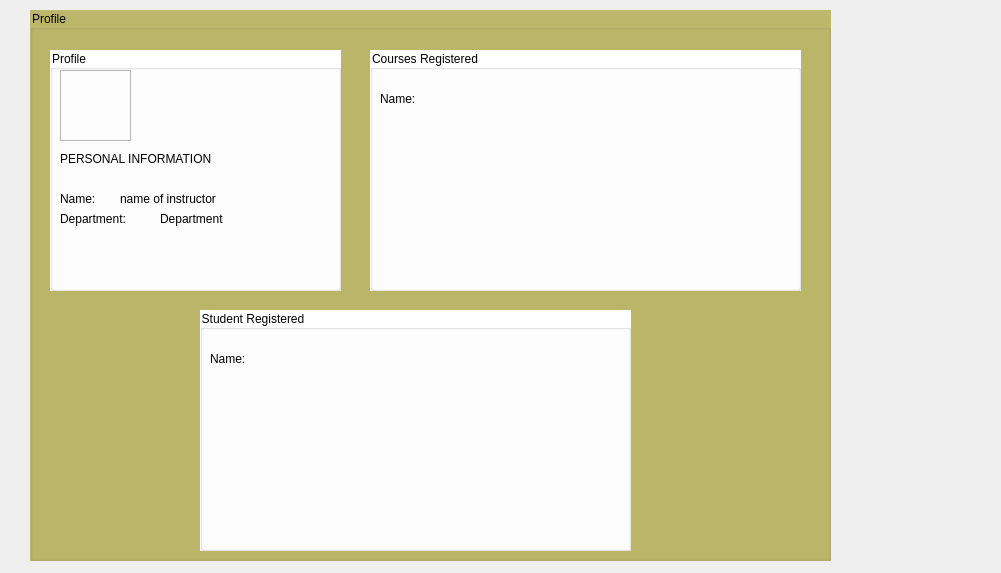
<?xml version="1.0" encoding="UTF-8"?>
<ui version="4.0">
 <class>Student</class>
 <widget class="QDialog" name="Student">
  <property name="geometry">
   <rect>
    <x>0</x>
    <y>0</y>
    <width>1001</width>
    <height>573</height>
   </rect>
  </property>
  <property name="windowTitle">
   <string>Dialog</string>
  </property>
  <widget class="QGroupBox" name="studentprofile">
   <property name="geometry">
    <rect>
     <x>30</x>
     <y>10</y>
     <width>801</width>
     <height>551</height>
    </rect>
   </property>
   <property name="styleSheet">
    <string notr="true">#studentprofile{
	background-color: rgb(189,183,107)
}
</string>
   </property>
   <property name="title">
    <string>Profile</string>
   </property>
   <widget class="QGroupBox" name="instructorprofile">
    <property name="geometry">
     <rect>
      <x>20</x>
      <y>40</y>
      <width>291</width>
      <height>241</height>
     </rect>
    </property>
    <property name="palette">
     <palette>
      <active>
       <colorrole role="Button">
        <brush brushstyle="SolidPattern">
         <color alpha="255">
          <red>255</red>
          <green>255</green>
          <blue>255</blue>
         </color>
        </brush>
       </colorrole>
       <colorrole role="Base">
        <brush brushstyle="SolidPattern">
         <color alpha="255">
          <red>255</red>
          <green>255</green>
          <blue>255</blue>
         </color>
        </brush>
       </colorrole>
       <colorrole role="Window">
        <brush brushstyle="SolidPattern">
         <color alpha="255">
          <red>255</red>
          <green>255</green>
          <blue>255</blue>
         </color>
        </brush>
       </colorrole>
      </active>
      <inactive>
       <colorrole role="Button">
        <brush brushstyle="SolidPattern">
         <color alpha="255">
          <red>255</red>
          <green>255</green>
          <blue>255</blue>
         </color>
        </brush>
       </colorrole>
       <colorrole role="Base">
        <brush brushstyle="SolidPattern">
         <color alpha="255">
          <red>255</red>
          <green>255</green>
          <blue>255</blue>
         </color>
        </brush>
       </colorrole>
       <colorrole role="Window">
        <brush brushstyle="SolidPattern">
         <color alpha="255">
          <red>255</red>
          <green>255</green>
          <blue>255</blue>
         </color>
        </brush>
       </colorrole>
      </inactive>
      <disabled>
       <colorrole role="Button">
        <brush brushstyle="SolidPattern">
         <color alpha="255">
          <red>255</red>
          <green>255</green>
          <blue>255</blue>
         </color>
        </brush>
       </colorrole>
       <colorrole role="Base">
        <brush brushstyle="SolidPattern">
         <color alpha="255">
          <red>255</red>
          <green>255</green>
          <blue>255</blue>
         </color>
        </brush>
       </colorrole>
       <colorrole role="Window">
        <brush brushstyle="SolidPattern">
         <color alpha="255">
          <red>255</red>
          <green>255</green>
          <blue>255</blue>
         </color>
        </brush>
       </colorrole>
      </disabled>
     </palette>
    </property>
    <property name="styleSheet">
     <string notr="true">#instructorprofile{
	background-color: white
}</string>
    </property>
    <property name="title">
     <string>Profile</string>
    </property>
    <widget class="QFrame" name="frame">
     <property name="geometry">
      <rect>
       <x>10</x>
       <y>20</y>
       <width>71</width>
       <height>71</height>
      </rect>
     </property>
     <property name="styleSheet">
      <string notr="true">border-image: url(:/images/images/pp.png);</string>
     </property>
     <property name="frameShape">
      <enum>QFrame::StyledPanel</enum>
     </property>
     <property name="frameShadow">
      <enum>QFrame::Raised</enum>
     </property>
    </widget>
    <widget class="QLabel" name="label">
     <property name="geometry">
      <rect>
       <x>10</x>
       <y>140</y>
       <width>51</width>
       <height>17</height>
      </rect>
     </property>
     <property name="palette">
      <palette>
       <active>
        <colorrole role="WindowText">
         <brush brushstyle="SolidPattern">
          <color alpha="255">
           <red>0</red>
           <green>0</green>
           <blue>0</blue>
          </color>
         </brush>
        </colorrole>
       </active>
       <inactive>
        <colorrole role="WindowText">
         <brush brushstyle="SolidPattern">
          <color alpha="255">
           <red>0</red>
           <green>0</green>
           <blue>0</blue>
          </color>
         </brush>
        </colorrole>
       </inactive>
       <disabled>
        <colorrole role="WindowText">
         <brush brushstyle="SolidPattern">
          <color alpha="96">
           <red>164</red>
           <green>166</green>
           <blue>168</blue>
          </color>
         </brush>
        </colorrole>
       </disabled>
      </palette>
     </property>
     <property name="text">
      <string>Name: </string>
     </property>
    </widget>
    <widget class="QLabel" name="label_2">
     <property name="geometry">
      <rect>
       <x>10</x>
       <y>160</y>
       <width>91</width>
       <height>17</height>
      </rect>
     </property>
     <property name="palette">
      <palette>
       <active>
        <colorrole role="WindowText">
         <brush brushstyle="SolidPattern">
          <color alpha="255">
           <red>0</red>
           <green>0</green>
           <blue>0</blue>
          </color>
         </brush>
        </colorrole>
        <colorrole role="Text">
         <brush brushstyle="SolidPattern">
          <color alpha="255">
           <red>0</red>
           <green>0</green>
           <blue>0</blue>
          </color>
         </brush>
        </colorrole>
        <colorrole role="ButtonText">
         <brush brushstyle="SolidPattern">
          <color alpha="255">
           <red>0</red>
           <green>0</green>
           <blue>0</blue>
          </color>
         </brush>
        </colorrole>
        <colorrole role="PlaceholderText">
         <brush brushstyle="NoBrush">
          <color alpha="128">
           <red>0</red>
           <green>0</green>
           <blue>0</blue>
          </color>
         </brush>
        </colorrole>
       </active>
       <inactive>
        <colorrole role="WindowText">
         <brush brushstyle="SolidPattern">
          <color alpha="255">
           <red>0</red>
           <green>0</green>
           <blue>0</blue>
          </color>
         </brush>
        </colorrole>
        <colorrole role="Text">
         <brush brushstyle="SolidPattern">
          <color alpha="255">
           <red>0</red>
           <green>0</green>
           <blue>0</blue>
          </color>
         </brush>
        </colorrole>
        <colorrole role="ButtonText">
         <brush brushstyle="SolidPattern">
          <color alpha="255">
           <red>0</red>
           <green>0</green>
           <blue>0</blue>
          </color>
         </brush>
        </colorrole>
        <colorrole role="PlaceholderText">
         <brush brushstyle="NoBrush">
          <color alpha="128">
           <red>0</red>
           <green>0</green>
           <blue>0</blue>
          </color>
         </brush>
        </colorrole>
       </inactive>
       <disabled>
        <colorrole role="WindowText">
         <brush brushstyle="SolidPattern">
          <color alpha="255">
           <red>0</red>
           <green>0</green>
           <blue>0</blue>
          </color>
         </brush>
        </colorrole>
        <colorrole role="Text">
         <brush brushstyle="SolidPattern">
          <color alpha="255">
           <red>0</red>
           <green>0</green>
           <blue>0</blue>
          </color>
         </brush>
        </colorrole>
        <colorrole role="ButtonText">
         <brush brushstyle="SolidPattern">
          <color alpha="255">
           <red>0</red>
           <green>0</green>
           <blue>0</blue>
          </color>
         </brush>
        </colorrole>
        <colorrole role="PlaceholderText">
         <brush brushstyle="NoBrush">
          <color alpha="128">
           <red>0</red>
           <green>0</green>
           <blue>0</blue>
          </color>
         </brush>
        </colorrole>
       </disabled>
      </palette>
     </property>
     <property name="styleSheet">
      <string notr="true">#label_2{
	color: black
}</string>
     </property>
     <property name="text">
      <string>Department: </string>
     </property>
    </widget>
    <widget class="QLabel" name="label_3">
     <property name="geometry">
      <rect>
       <x>70</x>
       <y>140</y>
       <width>131</width>
       <height>17</height>
      </rect>
     </property>
     <property name="text">
      <string>name of instructor</string>
     </property>
    </widget>
    <widget class="QLabel" name="label_4">
     <property name="geometry">
      <rect>
       <x>110</x>
       <y>160</y>
       <width>131</width>
       <height>17</height>
      </rect>
     </property>
     <property name="text">
      <string>Department</string>
     </property>
    </widget>
    <widget class="QLabel" name="label_5">
     <property name="geometry">
      <rect>
       <x>10</x>
       <y>100</y>
       <width>191</width>
       <height>17</height>
      </rect>
     </property>
     <property name="palette">
      <palette>
       <active>
        <colorrole role="WindowText">
         <brush brushstyle="SolidPattern">
          <color alpha="255">
           <red>0</red>
           <green>0</green>
           <blue>0</blue>
          </color>
         </brush>
        </colorrole>
        <colorrole role="Text">
         <brush brushstyle="SolidPattern">
          <color alpha="255">
           <red>0</red>
           <green>0</green>
           <blue>0</blue>
          </color>
         </brush>
        </colorrole>
        <colorrole role="ButtonText">
         <brush brushstyle="SolidPattern">
          <color alpha="255">
           <red>0</red>
           <green>0</green>
           <blue>0</blue>
          </color>
         </brush>
        </colorrole>
        <colorrole role="PlaceholderText">
         <brush brushstyle="NoBrush">
          <color alpha="128">
           <red>0</red>
           <green>0</green>
           <blue>0</blue>
          </color>
         </brush>
        </colorrole>
       </active>
       <inactive>
        <colorrole role="WindowText">
         <brush brushstyle="SolidPattern">
          <color alpha="255">
           <red>0</red>
           <green>0</green>
           <blue>0</blue>
          </color>
         </brush>
        </colorrole>
        <colorrole role="Text">
         <brush brushstyle="SolidPattern">
          <color alpha="255">
           <red>0</red>
           <green>0</green>
           <blue>0</blue>
          </color>
         </brush>
        </colorrole>
        <colorrole role="ButtonText">
         <brush brushstyle="SolidPattern">
          <color alpha="255">
           <red>0</red>
           <green>0</green>
           <blue>0</blue>
          </color>
         </brush>
        </colorrole>
        <colorrole role="PlaceholderText">
         <brush brushstyle="NoBrush">
          <color alpha="128">
           <red>0</red>
           <green>0</green>
           <blue>0</blue>
          </color>
         </brush>
        </colorrole>
       </inactive>
       <disabled>
        <colorrole role="WindowText">
         <brush brushstyle="SolidPattern">
          <color alpha="255">
           <red>0</red>
           <green>0</green>
           <blue>0</blue>
          </color>
         </brush>
        </colorrole>
        <colorrole role="Text">
         <brush brushstyle="SolidPattern">
          <color alpha="255">
           <red>0</red>
           <green>0</green>
           <blue>0</blue>
          </color>
         </brush>
        </colorrole>
        <colorrole role="ButtonText">
         <brush brushstyle="SolidPattern">
          <color alpha="255">
           <red>0</red>
           <green>0</green>
           <blue>0</blue>
          </color>
         </brush>
        </colorrole>
        <colorrole role="PlaceholderText">
         <brush brushstyle="NoBrush">
          <color alpha="128">
           <red>0</red>
           <green>0</green>
           <blue>0</blue>
          </color>
         </brush>
        </colorrole>
       </disabled>
      </palette>
     </property>
     <property name="styleSheet">
      <string notr="true">#label_2{
	color: black
}</string>
     </property>
     <property name="text">
      <string>PERSONAL INFORMATION</string>
     </property>
    </widget>
   </widget>
   <widget class="QGroupBox" name="studentRegistered">
    <property name="geometry">
     <rect>
      <x>170</x>
      <y>300</y>
      <width>431</width>
      <height>241</height>
     </rect>
    </property>
    <property name="palette">
     <palette>
      <active>
       <colorrole role="Button">
        <brush brushstyle="SolidPattern">
         <color alpha="255">
          <red>255</red>
          <green>255</green>
          <blue>255</blue>
         </color>
        </brush>
       </colorrole>
       <colorrole role="Base">
        <brush brushstyle="SolidPattern">
         <color alpha="255">
          <red>255</red>
          <green>255</green>
          <blue>255</blue>
         </color>
        </brush>
       </colorrole>
       <colorrole role="Window">
        <brush brushstyle="SolidPattern">
         <color alpha="255">
          <red>255</red>
          <green>255</green>
          <blue>255</blue>
         </color>
        </brush>
       </colorrole>
      </active>
      <inactive>
       <colorrole role="Button">
        <brush brushstyle="SolidPattern">
         <color alpha="255">
          <red>255</red>
          <green>255</green>
          <blue>255</blue>
         </color>
        </brush>
       </colorrole>
       <colorrole role="Base">
        <brush brushstyle="SolidPattern">
         <color alpha="255">
          <red>255</red>
          <green>255</green>
          <blue>255</blue>
         </color>
        </brush>
       </colorrole>
       <colorrole role="Window">
        <brush brushstyle="SolidPattern">
         <color alpha="255">
          <red>255</red>
          <green>255</green>
          <blue>255</blue>
         </color>
        </brush>
       </colorrole>
      </inactive>
      <disabled>
       <colorrole role="Button">
        <brush brushstyle="SolidPattern">
         <color alpha="255">
          <red>255</red>
          <green>255</green>
          <blue>255</blue>
         </color>
        </brush>
       </colorrole>
       <colorrole role="Base">
        <brush brushstyle="SolidPattern">
         <color alpha="255">
          <red>255</red>
          <green>255</green>
          <blue>255</blue>
         </color>
        </brush>
       </colorrole>
       <colorrole role="Window">
        <brush brushstyle="SolidPattern">
         <color alpha="255">
          <red>255</red>
          <green>255</green>
          <blue>255</blue>
         </color>
        </brush>
       </colorrole>
      </disabled>
     </palette>
    </property>
    <property name="styleSheet">
     <string notr="true">#studentRegistered{
	background-color: white
}</string>
    </property>
    <property name="title">
     <string>Student Registered</string>
    </property>
    <widget class="QLabel" name="label_22">
     <property name="geometry">
      <rect>
       <x>10</x>
       <y>40</y>
       <width>67</width>
       <height>17</height>
      </rect>
     </property>
     <property name="palette">
      <palette>
       <active>
        <colorrole role="WindowText">
         <brush brushstyle="SolidPattern">
          <color alpha="255">
           <red>0</red>
           <green>0</green>
           <blue>0</blue>
          </color>
         </brush>
        </colorrole>
       </active>
       <inactive>
        <colorrole role="WindowText">
         <brush brushstyle="SolidPattern">
          <color alpha="255">
           <red>0</red>
           <green>0</green>
           <blue>0</blue>
          </color>
         </brush>
        </colorrole>
       </inactive>
       <disabled>
        <colorrole role="WindowText">
         <brush brushstyle="SolidPattern">
          <color alpha="96">
           <red>164</red>
           <green>166</green>
           <blue>168</blue>
          </color>
         </brush>
        </colorrole>
       </disabled>
      </palette>
     </property>
     <property name="text">
      <string>Name: </string>
     </property>
    </widget>
   </widget>
   <widget class="QGroupBox" name="courses_assigned">
    <property name="geometry">
     <rect>
      <x>340</x>
      <y>40</y>
      <width>431</width>
      <height>241</height>
     </rect>
    </property>
    <property name="palette">
     <palette>
      <active>
       <colorrole role="Button">
        <brush brushstyle="SolidPattern">
         <color alpha="255">
          <red>255</red>
          <green>255</green>
          <blue>255</blue>
         </color>
        </brush>
       </colorrole>
       <colorrole role="Base">
        <brush brushstyle="SolidPattern">
         <color alpha="255">
          <red>255</red>
          <green>255</green>
          <blue>255</blue>
         </color>
        </brush>
       </colorrole>
       <colorrole role="Window">
        <brush brushstyle="SolidPattern">
         <color alpha="255">
          <red>255</red>
          <green>255</green>
          <blue>255</blue>
         </color>
        </brush>
       </colorrole>
      </active>
      <inactive>
       <colorrole role="Button">
        <brush brushstyle="SolidPattern">
         <color alpha="255">
          <red>255</red>
          <green>255</green>
          <blue>255</blue>
         </color>
        </brush>
       </colorrole>
       <colorrole role="Base">
        <brush brushstyle="SolidPattern">
         <color alpha="255">
          <red>255</red>
          <green>255</green>
          <blue>255</blue>
         </color>
        </brush>
       </colorrole>
       <colorrole role="Window">
        <brush brushstyle="SolidPattern">
         <color alpha="255">
          <red>255</red>
          <green>255</green>
          <blue>255</blue>
         </color>
        </brush>
       </colorrole>
      </inactive>
      <disabled>
       <colorrole role="Button">
        <brush brushstyle="SolidPattern">
         <color alpha="255">
          <red>255</red>
          <green>255</green>
          <blue>255</blue>
         </color>
        </brush>
       </colorrole>
       <colorrole role="Base">
        <brush brushstyle="SolidPattern">
         <color alpha="255">
          <red>255</red>
          <green>255</green>
          <blue>255</blue>
         </color>
        </brush>
       </colorrole>
       <colorrole role="Window">
        <brush brushstyle="SolidPattern">
         <color alpha="255">
          <red>255</red>
          <green>255</green>
          <blue>255</blue>
         </color>
        </brush>
       </colorrole>
      </disabled>
     </palette>
    </property>
    <property name="styleSheet">
     <string notr="true">#courses_assigned{
	background-color: white
}</string>
    </property>
    <property name="title">
     <string>Courses Registered</string>
    </property>
    <widget class="QLabel" name="label_21">
     <property name="geometry">
      <rect>
       <x>10</x>
       <y>40</y>
       <width>67</width>
       <height>17</height>
      </rect>
     </property>
     <property name="palette">
      <palette>
       <active>
        <colorrole role="WindowText">
         <brush brushstyle="SolidPattern">
          <color alpha="255">
           <red>0</red>
           <green>0</green>
           <blue>0</blue>
          </color>
         </brush>
        </colorrole>
       </active>
       <inactive>
        <colorrole role="WindowText">
         <brush brushstyle="SolidPattern">
          <color alpha="255">
           <red>0</red>
           <green>0</green>
           <blue>0</blue>
          </color>
         </brush>
        </colorrole>
       </inactive>
       <disabled>
        <colorrole role="WindowText">
         <brush brushstyle="SolidPattern">
          <color alpha="96">
           <red>164</red>
           <green>166</green>
           <blue>168</blue>
          </color>
         </brush>
        </colorrole>
       </disabled>
      </palette>
     </property>
     <property name="text">
      <string>Name: </string>
     </property>
    </widget>
   </widget>
  </widget>
 </widget>
 <resources/>
 <connections/>
</ui>
